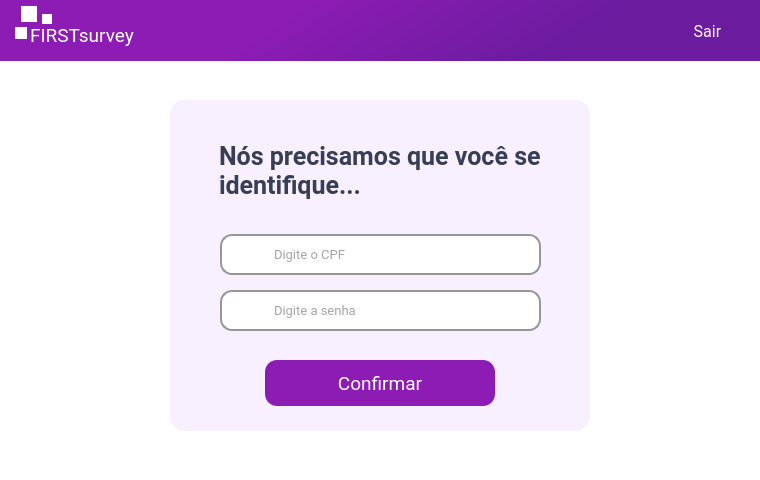
<?xml version="1.0" encoding="UTF-8"?>
<ui version="4.0">
 <class>MainWindow</class>
 <widget class="QMainWindow" name="MainWindow">
  <property name="geometry">
   <rect>
    <x>0</x>
    <y>0</y>
    <width>760</width>
    <height>480</height>
   </rect>
  </property>
  <property name="minimumSize">
   <size>
    <width>760</width>
    <height>480</height>
   </size>
  </property>
  <property name="maximumSize">
   <size>
    <width>760</width>
    <height>480</height>
   </size>
  </property>
  <property name="windowTitle">
   <string>MainWindow</string>
  </property>
  <property name="styleSheet">
   <string notr="true">background-color: rgb(255, 255, 255);</string>
  </property>
  <widget class="QWidget" name="centralwidget">
   <widget class="QLabel" name="label">
    <property name="geometry">
     <rect>
      <x>-10</x>
      <y>0</y>
      <width>781</width>
      <height>61</height>
     </rect>
    </property>
    <property name="styleSheet">
     <string notr="true">background-color: qlineargradient(spread:pad, x1:0.954273, y1:0.591, x2:0.352, y2:0.517, stop:0.323864 rgba(107, 28, 159, 255), stop:1 rgba(140, 28, 180, 255));</string>
    </property>
    <property name="text">
     <string/>
    </property>
   </widget>
   <widget class="QLabel" name="label_2">
    <property name="geometry">
     <rect>
      <x>30</x>
      <y>20</y>
      <width>111</width>
      <height>31</height>
     </rect>
    </property>
    <property name="font">
     <font>
      <family>Roboto</family>
      <pointsize>14</pointsize>
     </font>
    </property>
    <property name="styleSheet">
     <string notr="true">color: rgb(255, 255, 255);
background-color: qconicalgradient(cx:0.5, cy:0.5, angle:0, stop:0.852273 rgba(255, 255, 255, 0), stop:0.875 rgba(255, 255, 255, 0), stop:0.886364 rgba(255, 255, 255, 0));</string>
    </property>
    <property name="text">
     <string>FIRSTsurvey</string>
    </property>
   </widget>
   <widget class="QLabel" name="label_3">
    <property name="geometry">
     <rect>
      <x>21</x>
      <y>6</y>
      <width>16</width>
      <height>16</height>
     </rect>
    </property>
    <property name="styleSheet">
     <string notr="true">background-color: rgb(255, 255, 255);</string>
    </property>
    <property name="text">
     <string/>
    </property>
   </widget>
   <widget class="QLabel" name="label_4">
    <property name="geometry">
     <rect>
      <x>15</x>
      <y>27</y>
      <width>12</width>
      <height>12</height>
     </rect>
    </property>
    <property name="styleSheet">
     <string notr="true">background-color: rgb(255, 255, 255);</string>
    </property>
    <property name="text">
     <string/>
    </property>
   </widget>
   <widget class="QLabel" name="label_5">
    <property name="geometry">
     <rect>
      <x>42</x>
      <y>14</y>
      <width>10</width>
      <height>10</height>
     </rect>
    </property>
    <property name="styleSheet">
     <string notr="true">background-color: rgb(255, 255, 255);</string>
    </property>
    <property name="text">
     <string/>
    </property>
   </widget>
   <widget class="QPushButton" name="pushButton_6">
    <property name="geometry">
     <rect>
      <x>670</x>
      <y>20</y>
      <width>75</width>
      <height>23</height>
     </rect>
    </property>
    <property name="font">
     <font>
      <family>Roboto</family>
      <pointsize>12</pointsize>
     </font>
    </property>
    <property name="cursor">
     <cursorShape>PointingHandCursor</cursorShape>
    </property>
    <property name="styleSheet">
     <string notr="true">background-color: qconicalgradient(cx:0.5, cy:0.5, angle:0, stop:0.852273 rgba(255, 255, 255, 0), stop:0.875 rgba(255, 255, 255, 0), stop:0.886364 rgba(255, 255, 255, 0));
color: rgb(255, 255, 255);
border-radius: 3px;</string>
    </property>
    <property name="text">
     <string>Sair</string>
    </property>
   </widget>
   <widget class="QLabel" name="label_6">
    <property name="geometry">
     <rect>
      <x>219</x>
      <y>140</y>
      <width>322</width>
      <height>61</height>
     </rect>
    </property>
    <property name="font">
     <font>
      <family>Roboto</family>
      <pointsize>19</pointsize>
      <weight>75</weight>
      <bold>true</bold>
     </font>
    </property>
    <property name="styleSheet">
     <string notr="true">background-color: qconicalgradient(cx:0.5, cy:0.5, angle:0, stop:0.852273 rgba(255, 255, 255, 0), stop:0.875 rgba(255, 255, 255, 0), stop:0.886364 rgba(255, 255, 255, 0));
color: rgb(55, 62, 85);</string>
    </property>
    <property name="text">
     <string>Nós precisamos que você se 
identifique...</string>
    </property>
   </widget>
   <widget class="QLabel" name="label_7">
    <property name="geometry">
     <rect>
      <x>170</x>
      <y>100</y>
      <width>420</width>
      <height>331</height>
     </rect>
    </property>
    <property name="styleSheet">
     <string notr="true">background-color: rgb(248, 239, 255);
border-radius: 15px;</string>
    </property>
    <property name="text">
     <string/>
    </property>
   </widget>
   <widget class="QLineEdit" name="lineEdit_2">
    <property name="geometry">
     <rect>
      <x>220</x>
      <y>290</y>
      <width>321</width>
      <height>41</height>
     </rect>
    </property>
    <property name="font">
     <font>
      <family>Roboto</family>
      <pointsize>10</pointsize>
     </font>
    </property>
    <property name="styleSheet">
     <string notr="true">QLineEdit{
    border: 2px solid rgb(150, 150, 150);
	color: rgb(74, 74, 74);
    border-radius:12px;
    padding-left: 50px;
	background-color: rgb(255, 255, 255);
}
QLineEdit:hover{
	border: 2px solid rgb(103, 103, 103);
}
QLineEdit:focus{
    border: 2px solid rgb(140, 28, 180);  
	background-color: rgb(234, 234, 234);
}</string>
    </property>
    <property name="maxLength">
     <number>12</number>
    </property>
    <property name="echoMode">
     <enum>QLineEdit::Password</enum>
    </property>
    <property name="placeholderText">
     <string>Digite a senha</string>
    </property>
   </widget>
   <widget class="QLineEdit" name="lineEdit">
    <property name="geometry">
     <rect>
      <x>220</x>
      <y>234</y>
      <width>321</width>
      <height>41</height>
     </rect>
    </property>
    <property name="font">
     <font>
      <family>Roboto</family>
      <pointsize>10</pointsize>
     </font>
    </property>
    <property name="styleSheet">
     <string notr="true">QLineEdit{
    border: 2px solid rgb(150, 150, 150);
	color: rgb(74, 74, 74);
    border-radius:12px;
    padding-left: 50px;
	background-color: rgb(255, 255, 255);
}
QLineEdit:hover{
	border: 2px solid rgb(103, 103, 103);
}
QLineEdit:focus{
    border: 2px solid rgb(140, 28, 180);  	
	background-color: rgb(234, 234, 234);
}</string>
    </property>
    <property name="text">
     <string/>
    </property>
    <property name="maxLength">
     <number>14</number>
    </property>
    <property name="echoMode">
     <enum>QLineEdit::Normal</enum>
    </property>
    <property name="alignment">
     <set>Qt::AlignLeading|Qt::AlignLeft|Qt::AlignVCenter</set>
    </property>
    <property name="dragEnabled">
     <bool>false</bool>
    </property>
    <property name="placeholderText">
     <string>Digite o CPF</string>
    </property>
   </widget>
   <widget class="QPushButton" name="pushButton">
    <property name="geometry">
     <rect>
      <x>265</x>
      <y>360</y>
      <width>230</width>
      <height>46</height>
     </rect>
    </property>
    <property name="font">
     <font>
      <family>Roboto</family>
      <pointsize>14</pointsize>
     </font>
    </property>
    <property name="cursor">
     <cursorShape>PointingHandCursor</cursorShape>
    </property>
    <property name="styleSheet">
     <string notr="true">QPushButton {
	color: rgb(255, 255, 255);
	border: none;
	border-radius: 12px;
	background-color: rgb(140, 28, 180);
}
QPushButton:hover {
	background-color: rgb(107, 28, 159);
}</string>
    </property>
    <property name="text">
     <string>Confirmar</string>
    </property>
   </widget>
   <widget class="QFrame" name="frame">
    <property name="geometry">
     <rect>
      <x>0</x>
      <y>59</y>
      <width>761</width>
      <height>421</height>
     </rect>
    </property>
    <property name="frameShape">
     <enum>QFrame::NoFrame</enum>
    </property>
    <property name="frameShadow">
     <enum>QFrame::Raised</enum>
    </property>
   </widget>
   <widget class="QLabel" name="label_8">
    <property name="geometry">
     <rect>
      <x>265</x>
      <y>335</y>
      <width>238</width>
      <height>20</height>
     </rect>
    </property>
    <property name="styleSheet">
     <string notr="true">background-color: qconicalgradient(cx:0.5, cy:0.5, angle:0, stop:0.852273 rgba(255, 255, 255, 0), stop:0.875 rgba(255, 255, 255, 0), stop:0.886364 rgba(255, 255, 255, 0));
color: rgb(140, 28, 180);</string>
    </property>
    <property name="text">
     <string/>
    </property>
   </widget>
   <zorder>frame</zorder>
   <zorder>label_7</zorder>
   <zorder>label</zorder>
   <zorder>label_2</zorder>
   <zorder>label_3</zorder>
   <zorder>label_4</zorder>
   <zorder>label_5</zorder>
   <zorder>pushButton_6</zorder>
   <zorder>label_6</zorder>
   <zorder>lineEdit_2</zorder>
   <zorder>lineEdit</zorder>
   <zorder>pushButton</zorder>
   <zorder>label_8</zorder>
  </widget>
 </widget>
 <resources/>
 <connections/>
</ui>
